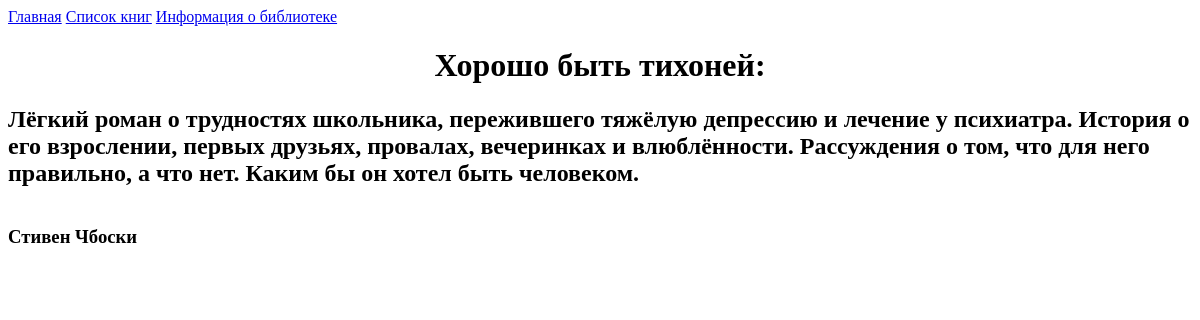
/server/files/dynamic/book.php?id=4, run on the app's committed database.
### tables this page shows
CREATE TABLE `books` (
  `ID` int NOT NULL,
  `name` varchar(70) NOT NULL,
  `writer` varchar(40) NOT NULL,
  `description` text NOT NULL
);

### server/files/dynamic/book.php (the view, shortened to what this page needs)
<html lang="ru">
<head>
    <link rel="stylesheet" href="style.css" type="text/css"/>
</head>
<body>
    <header><a href="/index.html">Главная</a> <a href="/">Список книг</a> <a href="/info.html">Информация о библиотеке</a></header>
<?php
    $mysqli = new mysqli("db", "Roslov", "root", "libDB");
    switch($_SERVER['REQUEST_METHOD']){
        case 'GET':
            $mysqli->set_charset("utf8");
            $result = $mysqli->query("SELECT * FROM books WHERE ID = '{$_GET['id']}'");
            foreach ($result as $row){
                echo "<h1>{$row['name']}:</h1>";
                echo "<h2>{$row['description']}</h2>";
                echo "<h3 style='float: left'>{$row['writer']}</h3>";
            }
            break;
?>
<?php
    }
?>
</body>
</html>

### server/files/dynamic/style.css (style rules this page uses)
h1 { text-align: center; }

### data on the page
books: name "Хорошо быть тихоней", description "Лёгкий роман о трудностях школьника, пережившего тяжёлую депрессию и лечение у психиатра. История о его взрослении, первых друзьях, провалах, вечеринках и влюблённости. Рассуждения о том, что для него правильно, а что нет. Каким бы он хотел быть человеком.", writer "Стивен Чбоски"
